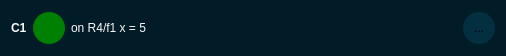
<?xml version="1.0" encoding="UTF-8"?>
<ui version="4.0">
 <class>road_list_item</class>
 <widget class="QWidget" name="road_list_item">
  <property name="geometry">
   <rect>
    <x>0</x>
    <y>0</y>
    <width>506</width>
    <height>56</height>
   </rect>
  </property>
  <property name="windowTitle">
   <string>Form</string>
  </property>
  <property name="styleSheet">
   <string notr="true">QWidget{
	background-color: #011C26;
	font: 13pt &quot;Helvetica&quot;;
}

QLabel {
	color: #F9F9F9;
}

QLabel#t_titel{
	font: bold
}

QToolButton {
    background-color: #032F40; 
    border-radius: 16px;       
    border: none;
    text-align: center;
}

QToolButton:hover {
    background-color: #314250; 
}

QToolButton:pressed {
    background-color: #1A252E;
}</string>
  </property>
  <layout class="QHBoxLayout" name="horizontalLayout">
   <item>
    <widget class="QLabel" name="t_titel">
     <property name="text">
      <string>C1</string>
     </property>
    </widget>
   </item>
   <item>
    <widget class="QLabel" name="i_car">
     <property name="minimumSize">
      <size>
       <width>32</width>
       <height>32</height>
      </size>
     </property>
     <property name="maximumSize">
      <size>
       <width>32</width>
       <height>32</height>
      </size>
     </property>
     <property name="styleSheet">
      <string notr="true">
    background-color: green; 
    border-radius: 16px;       
    border: none;
    text-align: center;
</string>
     </property>
     <property name="text">
      <string/>
     </property>
     <property name="pixmap">
      <pixmap resource="resources.qrc">:/icons/icons/Directions car.svg</pixmap>
     </property>
     <property name="scaledContents">
      <bool>false</bool>
     </property>
     <property name="alignment">
      <set>Qt::AlignmentFlag::AlignCenter</set>
     </property>
     <property name="wordWrap">
      <bool>false</bool>
     </property>
    </widget>
   </item>
   <item>
    <widget class="QLabel" name="t_pos">
     <property name="text">
      <string>on R4/f1 x = 5</string>
     </property>
    </widget>
   </item>
   <item>
    <spacer name="horizontalSpacer">
     <property name="orientation">
      <enum>Qt::Orientation::Horizontal</enum>
     </property>
     <property name="sizeHint" stdset="0">
      <size>
       <width>40</width>
       <height>20</height>
      </size>
     </property>
    </spacer>
   </item>
   <item>
    <widget class="QToolButton" name="b_edit">
     <property name="minimumSize">
      <size>
       <width>32</width>
       <height>32</height>
      </size>
     </property>
     <property name="maximumSize">
      <size>
       <width>32</width>
       <height>32</height>
      </size>
     </property>
     <property name="text">
      <string>...</string>
     </property>
     <property name="icon">
      <iconset resource="resources.qrc">
       <normaloff>:/icons/icons/Mode edit.svg</normaloff>:/icons/icons/Mode edit.svg</iconset>
     </property>
    </widget>
   </item>
  </layout>
 </widget>
 <resources>
  <include location="resources.qrc"/>
 </resources>
 <connections/>
</ui>
